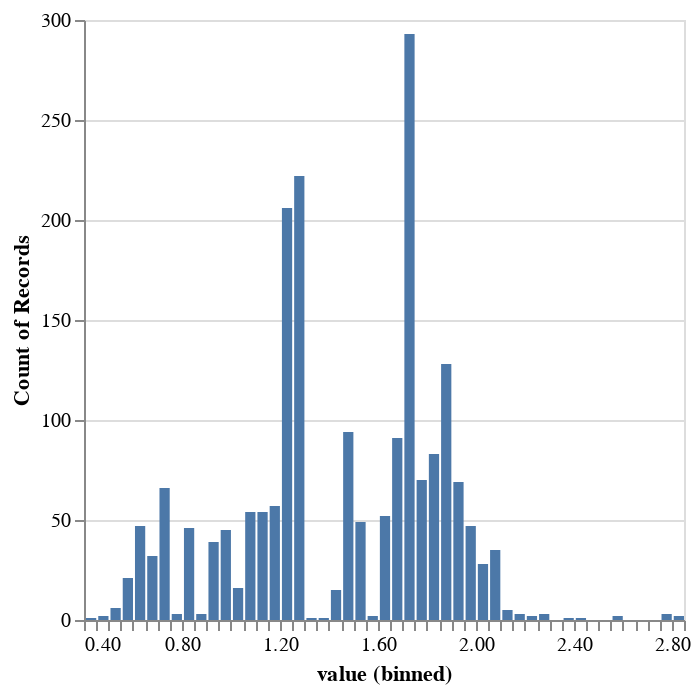

The notebook cell saved with this chart:
### Code cell
(
    alt.Chart(lognormal_median_sampling_distribution_pd)
    .mark_bar()
    .encode(
        alt.X("value", bin=alt.Bin(maxbins=100)),
        alt.Y("count()")
    )
).show()

### Figure 1 — Vega-Lite specification as saved in the notebook (floating-point values rounded to 4 significant figures; data arrays with more than 128 entries replaced by an {"elided": "..."} marker saying what was removed)
{"config": {"view": {"continuousWidth": 300, "continuousHeight": 300}}, "data": {"name": "data-08de6b45cbcd89bc357ce67680dd1aa8"}, "mark": {"type": "bar"}, "encoding": {"x": {"bin": {"maxbins": 100}, "field": "value", "type": "quantitative"}, "y": {"aggregate": "count", "type": "quantitative"}}, "$schema": "https://vega.github.io/schema/vega-lite/v6.1.0.json", "datasets": {"data-08de6b45cbcd89bc357ce67680dd1aa8": {"elided": "2000 records"}}}
